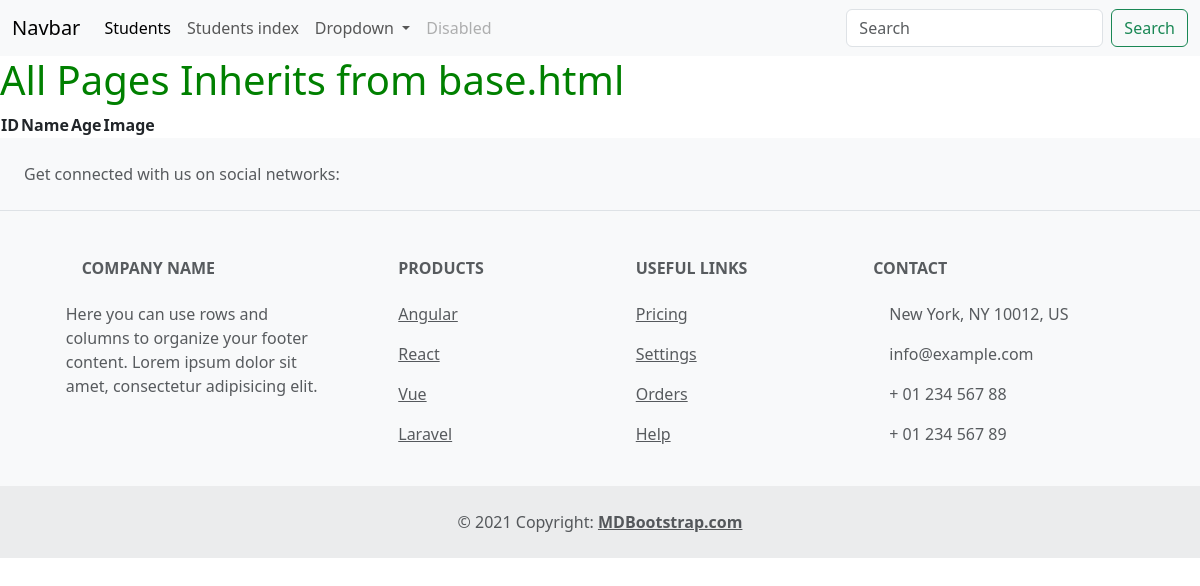
Before: /student/list/ with the older database file.
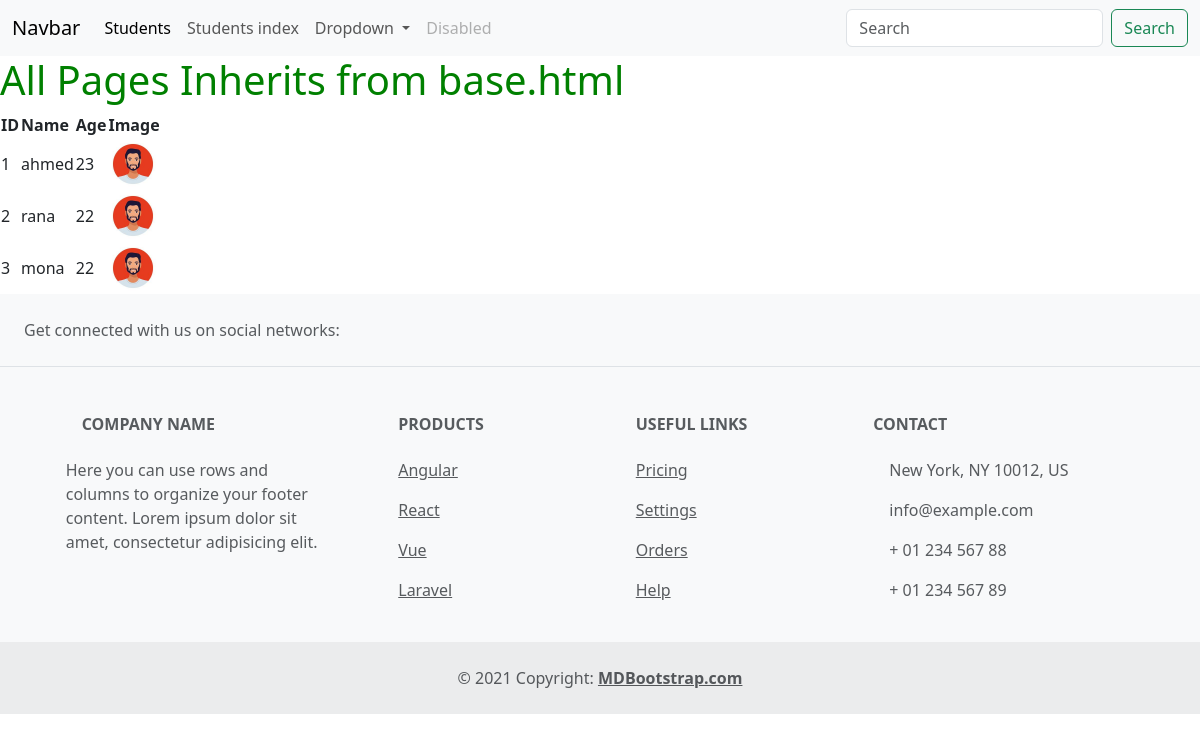
After: the same page with the newer database file.
### student/models.py (models this page shows, shortened)
class Student (models.Model):
    name = models.CharField(max_length=50) # varchar 50
    age = models.IntegerField()
    gpa = models.DecimalField(max_digits=3 , decimal_places=2)
    gender = models.CharField(max_length=10,choices= [("m" , "male") , ("f" , "female")])
    img = models.ImageField(upload_to='students/' , null = True , blank=True)
    status = models.BooleanField(default=True )
    courses = models.ManyToManyField(Course , through='StudentCourses' )

### student/views.py (the view)
# urls.py: path('list/' , returns_students_from_db  , name = 'list_students'),
def returns_students_from_db(request):
    students = Student.objects.all()
    return render (request , 'student/list.html' , {"students" :students})

### student/templates/student/list.html (shortened to what this page needs)
{% extends 'base.html' %}
{% load static %}
{% block css %}
<link rel="stylesheet" href="{% static 'student/css/style.css' %}">
{% endblock %}
{% block content %}
<table>
<tr>
    <th>ID</th>
    <th>Name</th>
    <th>Age</th>
    <th>Image</th>
</tr>
{% for student in students %}
<tr>
    <td>{{student.id}}</td>
    <td>{{student.name}}</td>
    <td>{{student.age}}</td>
    {% if student.img %}
    <td><img src="{{student.img.url}}" alt="" srcset=""> </td>
    {% else %}
    <td><img src="{% static 'student/images/man.jpg'%}" alt="" srcset=""> </td>
    {% endif %}
</tr>
{% endfor %}
</table>
{% endblock %}

### templates/base.html (shortened to what this page needs)
<!DOCTYPE html>
<html lang="en">
<head>
    <link href="https://cdn.jsdelivr.net/npm/bootstrap@5.3.8/dist/css/bootstrap.min.css" rel="stylesheet">
    {% block css %} {% endblock %}
</head>
<body>
    {% include 'parts/nav.html' %}
    <h1>All Pages Inherits from base.html</h1>
    {% block content %} {% endblock %}
    {% include 'parts/footer.html' %}
</body>
</html>

### templates/parts/nav.html (shortened to what this page needs)
<nav class="navbar navbar-expand-lg bg-body-tertiary">
    <div class="container-fluid">
      <a class="navbar-brand" href="#">Navbar</a>
      <div class="collapse navbar-collapse" id="navbarSupportedContent">
        <ul class="navbar-nav me-auto mb-2 mb-lg-0">
          <li class="nav-item">
            <a class="nav-link active" aria-current="page" href="{% url 'students' %}">Students</a>
          </li>
          <li class="nav-item">
            <a class="nav-link" href="{% url 'studentindex'%}">Students index </a>
          </li>
          <li class="nav-item dropdown">
            <a class="nav-link dropdown-toggle" href="#" role="button" data-bs-toggle="dropdown" aria-expanded="false">
              Dropdown
            </a>
          </li>
          <li class="nav-item">
            <a class="nav-link disabled" aria-disabled="true">Disabled</a>
          </li>
        </ul>
        <form class="d-flex" role="search">
          <input class="form-control me-2" type="search" placeholder="Search" aria-label="Search"/>
          <button class="btn btn-outline-success" type="submit">Search</button>
        </form>
      </div>
    </div>
  </nav>

### templates/parts/footer.html (shortened to what this page needs)
    <footer class="text-center text-lg-start bg-body-tertiary text-muted">
      <section class="d-flex justify-content-center justify-content-lg-between p-4 border-bottom">
        <div class="me-5 d-none d-lg-block">
          <span>Get connected with us on social networks:</span>
        </div>
        <div>
        </div>
      </section>
      <section class="">
        <div class="container text-center text-md-start mt-5">
          <div class="row mt-3">
            <div class="col-md-3 col-lg-4 col-xl-3 mx-auto mb-4">
              <h6 class="text-uppercase fw-bold mb-4">
                Company name
              </h6>
              <p>
                Here you can use rows and columns to organize your footer content. Lorem ipsum
                dolor sit amet, consectetur adipisicing elit.
              </p>
            </div>
            <div class="col-md-2 col-lg-2 col-xl-2 mx-auto mb-4">
              <h6 class="text-uppercase fw-bold mb-4">
                Products
              </h6>
              <p>
                <a href="#!" class="text-reset">Angular</a>
              </p>
              <p>
                <a href="#!" class="text-reset">React</a>
              </p>
              <p>
                <a href="#!" class="text-reset">Vue</a>
              </p>
              <p>
                <a href="#!" class="text-reset">Laravel</a>
              </p>
            </div>
            <div class="col-md-3 col-lg-2 col-xl-2 mx-auto mb-4">
              <h6 class="text-uppercase fw-bold mb-4">
                Useful links
              </h6>
              <p>
                <a href="#!" class="text-reset">Pricing</a>
              </p>
              <p>
                <a href="#!" class="text-reset">Settings</a>
              </p>
              <p>
                <a href="#!" class="text-reset">Orders</a>
              </p>
              <p>
                <a href="#!" class="text-reset">Help</a>
              </p>
            </div>
            <div class="col-md-4 col-lg-3 col-xl-3 mx-auto mb-md-0 mb-4">
              <h6 class="text-uppercase fw-bold mb-4">Contact</h6>
              <p> New York, NY 10012, US</p>
              <p>
                info@example.com
              </p>
              <p> + 01 234 567 88</p>
              <p> + 01 234 567 89</p>
            </div>
          </div>
        </div>
      </section>
      <div class="text-center p-4" style="background-color: rgba(0, 0, 0, 0.05);">
        © 2021 Copyright:
        <a class="text-reset fw-bold" href="https://mdbootstrap.com/">MDBootstrap.com</a>
      </div>
    </footer>

### student/static/student/css/style.css (style rules this page uses)
h1 { color : green }
img { width : 50px }

Changed rows visible on the page:
added Student: id "1", name "ahmed", age "23"
added Student: id "2", name "rana", age "22"
added Student: id "3", name "mona", age "22"
